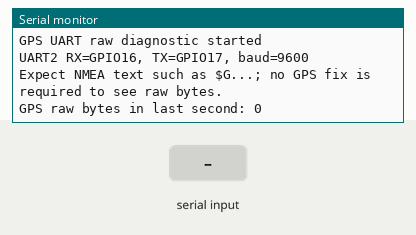
Bench run of a sketch on a simulated ESP32. On the bench: the last lines printed to the serial monitor. Inputs (shaded band) come from the test bench.

Above: at 1.2 s.
1.3 s: "1" received over the second serial link
At 1.9 s:
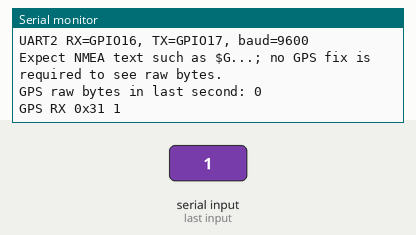
2.8 s: "0" received over the second serial link
At 2.96 s:
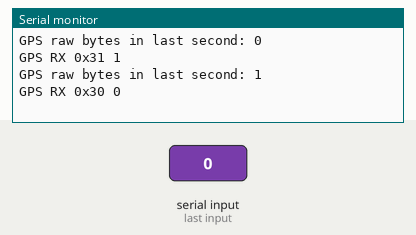
4.3 s: "2" received over the second serial link
At 4.8 s:
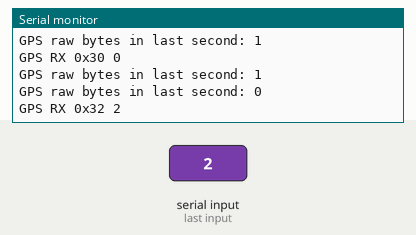

Measured:
- after the input at 1.3 s, the serial monitor: prints a new line at once (image 1)
- after the input at 2.8 s, the serial monitor: prints a new line at once (image 2)
- after the input at 4.3 s, the serial monitor: prints a new line at once (image 3)

The sketch:

gps-uart-diagnostic.ino
```cpp
#include <Arduino.h>

HardwareSerial GpsSerial(2);
uint32_t bytesThisSecond = 0;
uint32_t lastReport = 0;

void setup() {
  Serial.begin(115200);
  GpsSerial.begin(9600, SERIAL_8N1, 16, 17);
  Serial.println("GPS UART raw diagnostic started");
  Serial.println("UART2 RX=GPIO16, TX=GPIO17, baud=9600");
  Serial.println("Expect NMEA text such as $G...; no GPS fix is required to see raw bytes.");
}

void loop() {
  while (GpsSerial.available() > 0) {
    const uint8_t value = static_cast<uint8_t>(GpsSerial.read());
    ++bytesThisSecond;

    Serial.print("GPS RX 0x");
    if (value < 0x10) Serial.print('0');
    Serial.print(value, HEX);
    Serial.print(" ");
    if (value >= 0x20 && value <= 0x7E) {
      Serial.write(value);
    } else {
      Serial.print('.');
    }
    Serial.println();
  }

  const uint32_t now = millis();
  if (now - lastReport >= 1000) {
    Serial.print("GPS raw bytes in last second: ");
    Serial.println(bytesThisSecond);
    bytesThisSecond = 0;
    lastReport = now;
  }
}
```
